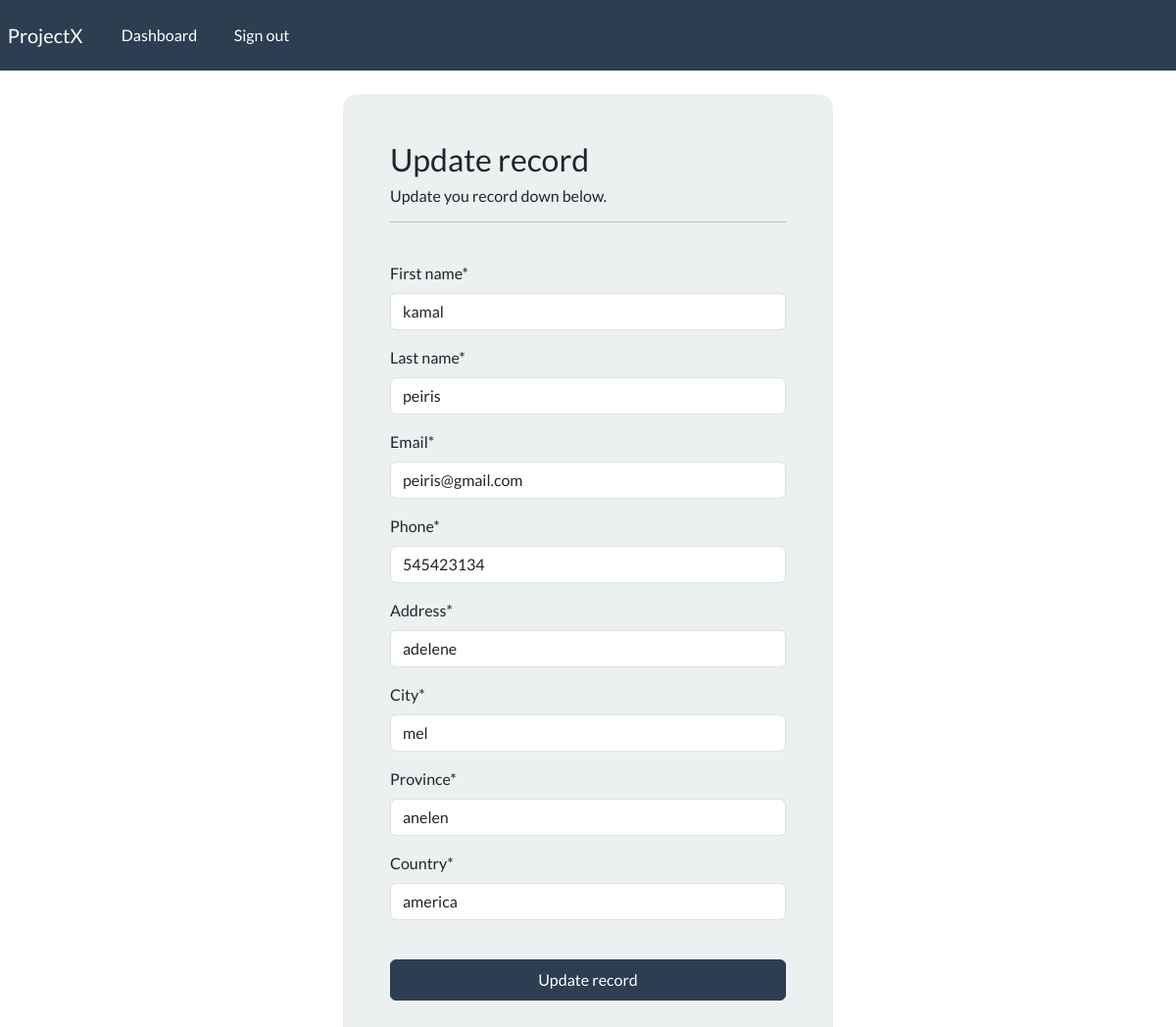
The page /update-record/3 (signed in) on the database its author committed.
### webapp/models.py (models this page shows, shortened)
class Record(models.Model):
    creation_date = models.DateTimeField(auto_now_add=True)
    first_name = models.CharField(max_length=100)
    last_name = models.CharField(max_length=100)
    email = models.CharField(max_length=255)
    phone = models.CharField(max_length=20)
    address = models.CharField(max_length=300)
    city = models.CharField(max_length=255)
    province = models.CharField(max_length=200)
    country = models.CharField(max_length=125)

### webapp/views.py (the view)
# urls.py: path('update-record/<int:pk>', views.update_record, name="update-record"),
@login_required(login_url='my-login')
def update_record(request, pk):
    record = Record.objects.get(id=pk)
    form = UpdateRecordForm(instance=record)
    if request.method == 'POST':
        form = UpdateRecordForm(request.POST, instance=record)
        if form.is_valid():
            form.save()
            return redirect("dashboard")
    context = {'form': form}
    return render(request, 'webapp/update-record.html', context=context)

### webapp/forms.py
class UpdateRecordForm(forms.ModelForm):
     class Meta:
        model = Record
        fields = [ 'first_name', 'last_name', 'email', 'phone', 'address', 'city', 'province', 'country']

### webapp/templates/webapp/update-record.html (shortened to what this page needs)
{% extends 'webapp/base.html' %}
{% load crispy_forms_tags %}
{% block content %}
<body>
    <div class="container bg-light shadow-md p-5 form-layout">
        <h3> Update record </h3>
        <h6> Update you record down below. </h6>
        <hr>
        <br>
        <form method="POST" autocomplete="off">
            {{form|crispy}}
            <br>
            <button type="submit" class="btn btn-primary w-100 btn-block p-2"> Update record </button>
        </form>
    </div>
</body>
{% endblock %}

### static/css/styles.css (style rules this page uses)
.form-layout { border-radius: 15px; width: 500px; }

### rows shown on the page
Record: first_name "kamal", last_name "peiris", email "peiris@gmail.com", phone "545423134", address "adelene", city "mel", province "anelen", country "america"
